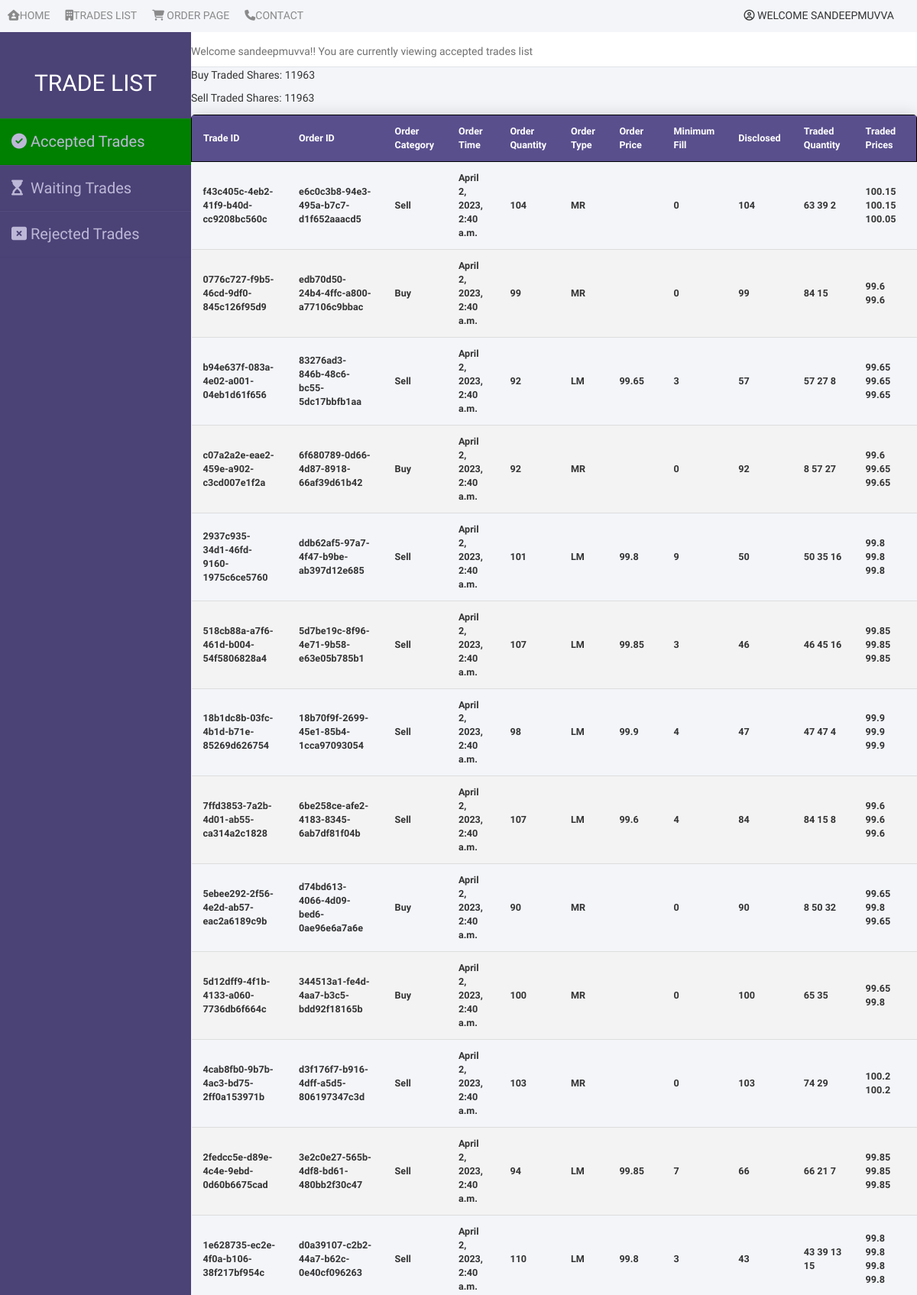
The app's page /accepted/ (signed in, upper part) with its own data.
### ordergenerator/models.py (models this page shows, shortened)
class Order(models.Model):
	TYPE_CHOICES = [("LM", "Limit"),("MR","Market"),]
	CAT_CHOICES  = [("Buy","Buy"), ("Sell","Sell")]
	order_id           = models.UUIDField(editable=False, default=uuid.uuid4)
	order_category     = models.CharField(null=False,blank=False, max_length=10, choices = CAT_CHOICES)
	order_time         = models.DateTimeField(editable=False, default=datetime.datetime.now)
	order_quantity     = models.IntegerField(null=False, blank=False ,default =100)
	order_type         = models.CharField(null=False,blank=False, choices = TYPE_CHOICES, max_length=10,default = "MR")
	order_price        = models.FloatField(null=False,blank=False,default = 100)
	All_or_none        = models.BooleanField(null=True,blank=True)
	Minimum_fill       = models.IntegerField(null=True,blank=True)
	Disclosed_Quantity = models.IntegerField(null=True, blank=True)
	user_id            = models.CharField(null=False, blank=False, max_length=100, default = 'YAUID')
	order_status       = models.CharField(editable=False, max_length=10, default='Waiting')
	traded_quantity    = models.IntegerField(null = False, editable=False, default = 0)
	trade_price_list   = models.TextField(null = False, editable=False, default = '',max_length=200)
	trade_quant_list   = models.TextField(null = False, editable=False, default = '',max_length=200)
	trade_id           = models.CharField(null = False, editable=False, default='',max_length=100)
	user_all           = models.BooleanField(null = False, editable=False, default =False)
	user_MinFill       = models.BooleanField(null = False, editable=False, default =False)
	user_disclosed     = models.BooleanField(null=False, editable =False,default=False)

### ordermatching/views.py (the view)
# urls.py: path('accepted/', views.accepted, name = 'accepted-list'),
def accepted(request):
	if 'username' not in request.session:
		return redirect('signin-page')
	accepted_list = Order.objects.all().filter(order_status = 'Accepted')
	buy = Order.objects.all().filter(order_category = 'Buy')
	sell = Order.objects.all().filter(order_category = 'Sell')
	buy_shares = 0
	sell_shares = 0
	for order in buy:
		buy_shares += order.traded_quantity
	for order in sell:
		sell_shares += order.traded_quantity
	return render(request, 'tradeslist/accepted/accepted.html', {'accepted_list': accepted_list, 'buy_shares': buy_shares, 'sell_shares': sell_shares})

### ordermatching/templates/tradeslist/accepted/accepted.html (shortened to what this page needs)
{% extends "tradeslist/base.html" %}
{% block trades-list %}
	{% if request.session.username %}
		<div class="nav-link-wrapper">
			<a href="{% url 'accepted-list' %}"><i class="fas fa-building"></i>Trades List</a>
		</div>
		<div class="nav-link-wrapper">
			<a href="{% url 'order-page' %}"><i class="fas fa-shopping-cart"></i> Order Page</a>
		</div>
	{% endif %}
{% endblock %}
{% block main-content %}
<div class="wrapper">
    <div class="sidebar">
        <h2>Trade List</h2>
        <ul>
            <li style="background-color: green;"><a href="{% url 'accepted-list' %}"><i class="fas fa-check-circle"></i>Accepted Trades</a></li>
            <li><a href="{% url 'waiting-list' %}"><i class="fas fa-hourglass-start"></i>Waiting Trades</a></li>
            <li><a href="{% url 'rejected-list' %}"><i class="fas fa-window-close"></i>Rejected Trades</a></li>
        </ul>
    </div>
    <div class="main_content">
        <div class="header">
        	<p>Welcome {{ request.session.username }}!! You are currently viewing accepted trades list</p>
    	</div>
    	<p>Buy Traded Shares: {{buy_shares}}</p>
		<p>Sell Traded Shares: {{sell_shares}}</p>
        <table class="content-table">
			  <thead>
			    <tr>
					<th>Trade ID</th>
					<th>Order ID</th>
					<th>Order Category</th>
					<th>Order Time</th>
					<th>Order Quantity</th>
					<th>Order Type</th>
					<th>Order Price</th>
					<th>Minimum Fill</th>
					<th>Disclosed</th>
					<th>Traded Quantity</th>
					<th>Traded Prices</th>
			    </tr>
			  </thead>
			  <tbody>
			  	{% if accepted_list %}
			    {% for order in accepted_list %}
					<tr>
						<th>{{order.trade_id}}</th>
						<th>{{order.order_id}}</th>
						<th>{{order.order_category}}</th>
						<th>{{order.order_time}}</th>
						<th>{{order.order_quantity}}</th>
						<th>{{order.order_type}}</th>
						{% if order.order_type == 'LM' %}
						<th>{{order.order_price}}</th>
						{% else %}
						<th></th>
						{% endif %}
						<th>{{order.Minimum_fill}}</th>
						<th>{{order.Disclosed_Quantity}}</th>
						<th>{{order.trade_quant_list}}</th>
						<th>{{order.trade_price_list}}</th>
					</tr>
				{% endfor %}
				{% else %}
					<tr>
						<th colspan="11" style="text-align: center;"> No Orders to Display</th>
					</tr>
				{% endif %}
			  </tbody>
		</table>
    </div>
</div>
{% endblock %}

### ordermatching/templates/tradeslist/base.html (shortened to what this page needs)
{% load static %}
<!DOCTYPE html>
<html>
<head>
	<link rel="stylesheet" href="https://maxcdn.bootstrapcdn.com/bootstrap/3.4.1/css/bootstrap.min.css">
	<link rel="stylesheet" type="text/css" href="{% static '/tradeslist/tradeslist.css' %}">
</head>
<body>
	<div class="nav-wrapper">
		<div class="left-side">
			<div class="nav-link-wrapper">
				<a href="{%url 'home-page'%}"><i class="fas fa-house-user"></i>Home</a>
			</div>
			{% block trades-list%}
			{% endblock %}
			<div class="nav-link-wrapper">
				<a href="#"><i class="fas fa-phone"></i>Contact</a>
			</div>
		</div>
		<div class="right-side">
			<div class="nav-link-wrapper dropdown">
				<i class="far fa-user-circle"></i>
				Welcome {{ request.session.username }}
			</div>
		</div>
	</div>
	{% block main-content %}
	{% endblock %}
</body>
</html>

### ordermatching/static/tradeslist/tradeslist.css (style rules this page uses)
.nav-wrapper { display: flex; justify-content: space-between; padding: 10px; }
.left-side { display: flex; }
.nav-wrapper>.left-side>div { margin-right: 20px; font-size: =0.9em; text-transform: uppercase; }
.nav-link-wrapper { height: 22px; border-bottom: 1px solid transparent; transition:border-bottom 0.5s; }
.nav-link-wrapper a { color: #8a8a8a; text-decoration: none; transition: color 0.5s; }
.right-side { display: flex; }
.nav-wrapper>.right-side>div { margin-right: 20px; font-size: =0.9em; text-transform: uppercase; }
* { margin: 0; padding: 0; box-sizing: border-box; list-style: none; text-decoration: none; font-family: 'Josefin Sans', sans-serif; }
body { background-color: #f3f5f9; width: 100%; }
.wrapper { display: flex; position: relative; min-height: 800px; }
.wrapper .sidebar { width: 250px; height: 100%; background: #4b4276; padding: 30px 0px; position: absolute; }
.wrapper .sidebar h2 { color: #fff; text-transform: uppercase; text-align: center; margin-bottom: 30px; }
.wrapper .sidebar ul li { padding: 15px; border-bottom: 1px solid #bdb8d7; border-bottom: 1px solid rgba(0,0,0,0.05); border-top: 1px solid rgba(255,255,255,0.05); }
.wrapper .sidebar ul li a { color: #bdb8d7; display: block; font-size: 20px; }
.wrapper .sidebar ul li a .fas { width: 25px; }
.wrapper .main_content { width: 100%; margin-left: 250px; }
.wrapper .main_content .header { padding-top: 15px; background: #fff; color: #717171; border-bottom: 1px solid #e0e4e8; }
.wrapper .main_content .header p { animation: slide-left 12s; }
.content-table { border-collapse: collapse; margin: 12px 0; font-size: 0.9em; min-width: 400px; width: 100%; border-radius: 5px 5px 0 0; overflow: hidden; box-shadow: 0 0 20px rgba(0, 0, 0, 0.15); column-width: 20px; }
.content-table thead tr { background-color: #594f8d; color: #ffffff; text-align: center; font-weight: bold; }
.content-table th, .content-table td { padding: 12px 15px; }
.content-table tbody tr { border-bottom: 1px solid #dddddd; }
.content-table tbody tr:nth-of-type(even) { background-color: #f3f3f3; }
.content-table thead tr { border: 1px solid black; }
.dropdown { position: relative; display: inline-block; }

### records on screen
Order: trade_id "f43c405c-4eb2-41f9-b40d-cc9208bc560c", order_id "e6c0c3b8-94e3-495a-b7c7-d1f652aaacd5", order_category "Sell", order_time "April 2, 2023, 2:40 a.m.", order_quantity "104", order_type "MR", Minimum_fill "0", Disclosed_Quantity "104", trade_quant_list "63 39 2", trade_price_list "100.15 100.15 100.05"
Order: trade_id "0776c727-f9b5-46cd-9df0-845c126f95d9", order_id "edb70d50-24b4-4ffc-a800-a77106c9bbac", order_category "Buy", order_time "April 2, 2023, 2:40 a.m.", order_quantity "99", order_type "MR", Minimum_fill "0", Disclosed_Quantity "99", trade_quant_list "84 15", trade_price_list "99.6 99.6"
Order: trade_id "b94e637f-083a-4e02-a001-04eb1d61f656", order_id "83276ad3-846b-48c6-bc55-5dc17bbfb1aa", order_category "Sell", order_time "April 2, 2023, 2:40 a.m.", order_quantity "92", order_type "LM", order_price "99.65", Minimum_fill "3", Disclosed_Quantity "57", trade_quant_list "57 27 8", trade_price_list "99.65 99.65 99.65"
Order: trade_id "c07a2a2e-eae2-459e-a902-c3cd007e1f2a", order_id "6f680789-0d66-4d87-8918-66af39d61b42", order_category "Buy", order_time "April 2, 2023, 2:40 a.m.", order_quantity "92", order_type "MR", Minimum_fill "0", Disclosed_Quantity "92", trade_quant_list "8 57 27", trade_price_list "99.6 99.65 99.65"
Order: trade_id "2937c935-34d1-46fd-9160-1975c6ce5760", order_id "ddb62af5-97a7-4f47-b9be-ab397d12e685", order_category "Sell", order_time "April 2, 2023, 2:40 a.m.", order_quantity "101", order_type "LM", order_price "99.8", Minimum_fill "9", Disclosed_Quantity "50", trade_quant_list "50 35 16", trade_price_list "99.8 99.8 99.8"
Order: trade_id "518cb88a-a7f6-461d-b004-54f5806828a4", order_id "5d7be19c-8f96-4e71-9b58-e63e05b785b1", order_category "Sell", order_time "April 2, 2023, 2:40 a.m.", order_quantity "107", order_type "LM", order_price "99.85", Minimum_fill "3", Disclosed_Quantity "46", trade_quant_list "46 45 16", trade_price_list "99.85 99.85 99.85"
Order: trade_id "18b1dc8b-03fc-4b1d-b71e-85269d626754", order_id "18b70f9f-2699-45e1-85b4-1cca97093054", order_category "Sell", order_time "April 2, 2023, 2:40 a.m.", order_quantity "98", order_type "LM", order_price "99.9", Minimum_fill "4", Disclosed_Quantity "47", trade_quant_list "47 47 4", trade_price_list "99.9 99.9 99.9"
Order: trade_id "7ffd3853-7a2b-4d01-ab55-ca314a2c1828", order_id "6be258ce-afe2-4183-8345-6ab7df81f04b", order_category "Sell", order_time "April 2, 2023, 2:40 a.m.", order_quantity "107", order_type "LM", order_price "99.6", Minimum_fill "4", Disclosed_Quantity "84", trade_quant_list "84 15 8", trade_price_list "99.6 99.6 99.6"
Order: trade_id "5ebee292-2f56-4e2d-ab57-eac2a6189c9b", order_id "d74bd613-4066-4d09-bed6-0ae96e6a7a6e", order_category "Buy", order_time "April 2, 2023, 2:40 a.m.", order_quantity "90", order_type "MR", Minimum_fill "0", Disclosed_Quantity "90", trade_quant_list "8 50 32", trade_price_list "99.65 99.8 99.65"
Order: trade_id "5d12dff9-4f1b-4133-a060-7736db6f664c", order_id "344513a1-fe4d-4aa7-b3c5-bdd92f18165b", order_category "Buy", order_time "April 2, 2023, 2:40 a.m.", order_quantity "100", order_type "MR", Minimum_fill "0", Disclosed_Quantity "100", trade_quant_list "65 35", trade_price_list "99.65 99.8"
Order: trade_id "4cab8fb0-9b7b-4ac3-bd75-2ff0a153971b", order_id "d3f176f7-b916-4dff-a5d5-806197347c3d", order_category "Sell", order_time "April 2, 2023, 2:40 a.m.", order_quantity "103", order_type "MR", Minimum_fill "0", Disclosed_Quantity "103", trade_quant_list "74 29", trade_price_list "100.2 100.2"
Order: trade_id "2fedcc5e-d89e-4c4e-9ebd-0d60b6675cad", order_id "3e2c0e27-565b-4df8-bd61-480bb2f30c47", order_category "Sell", order_time "April 2, 2023, 2:40 a.m.", order_quantity "94", order_type "LM", order_price "99.85", Minimum_fill "7", Disclosed_Quantity "66", trade_quant_list "66 21 7", trade_price_list "99.85 99.85 99.85"
Order: trade_id "1e628735-ec2e-4f0a-b106-38f217bf954c", order_id "d0a39107-c2b2-44a7-b62c-0e40cf096263", order_category "Sell", order_time "April 2, 2023, 2:40 a.m.", order_quantity "110", order_type "LM", order_price "99.8", Minimum_fill "3", Disclosed_Quantity "43", trade_quant_list "43 39 13 15", trade_price_list "99.8 99.8 99.8 99.8"

### other values on screen
{{ request.session.username }} "SANDEEPMUVVA"
{{ request.session.username }} "sandeepmuvva"
{{ buy_shares }} "11963"
{{ sell_shares }} "11963"
